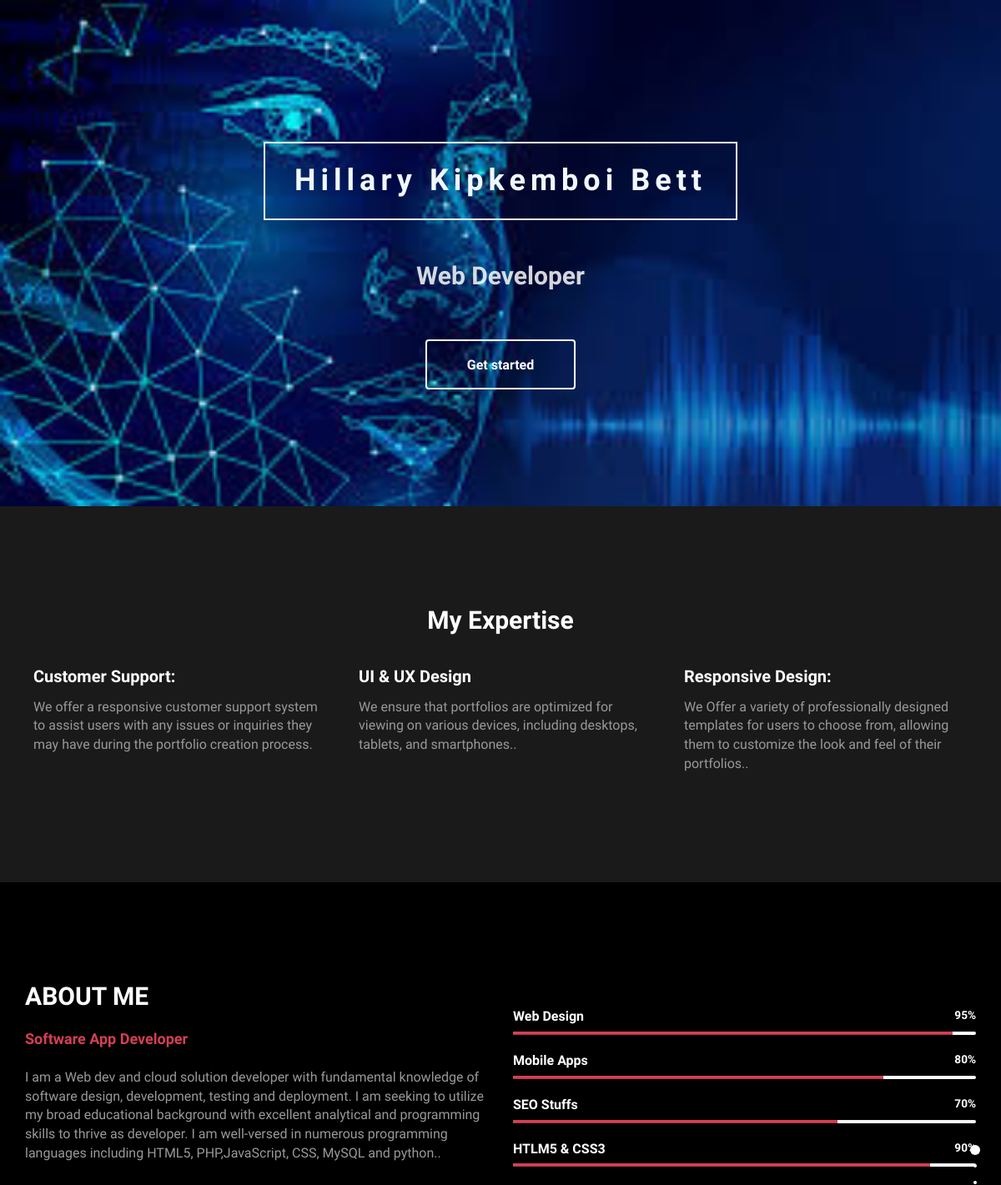
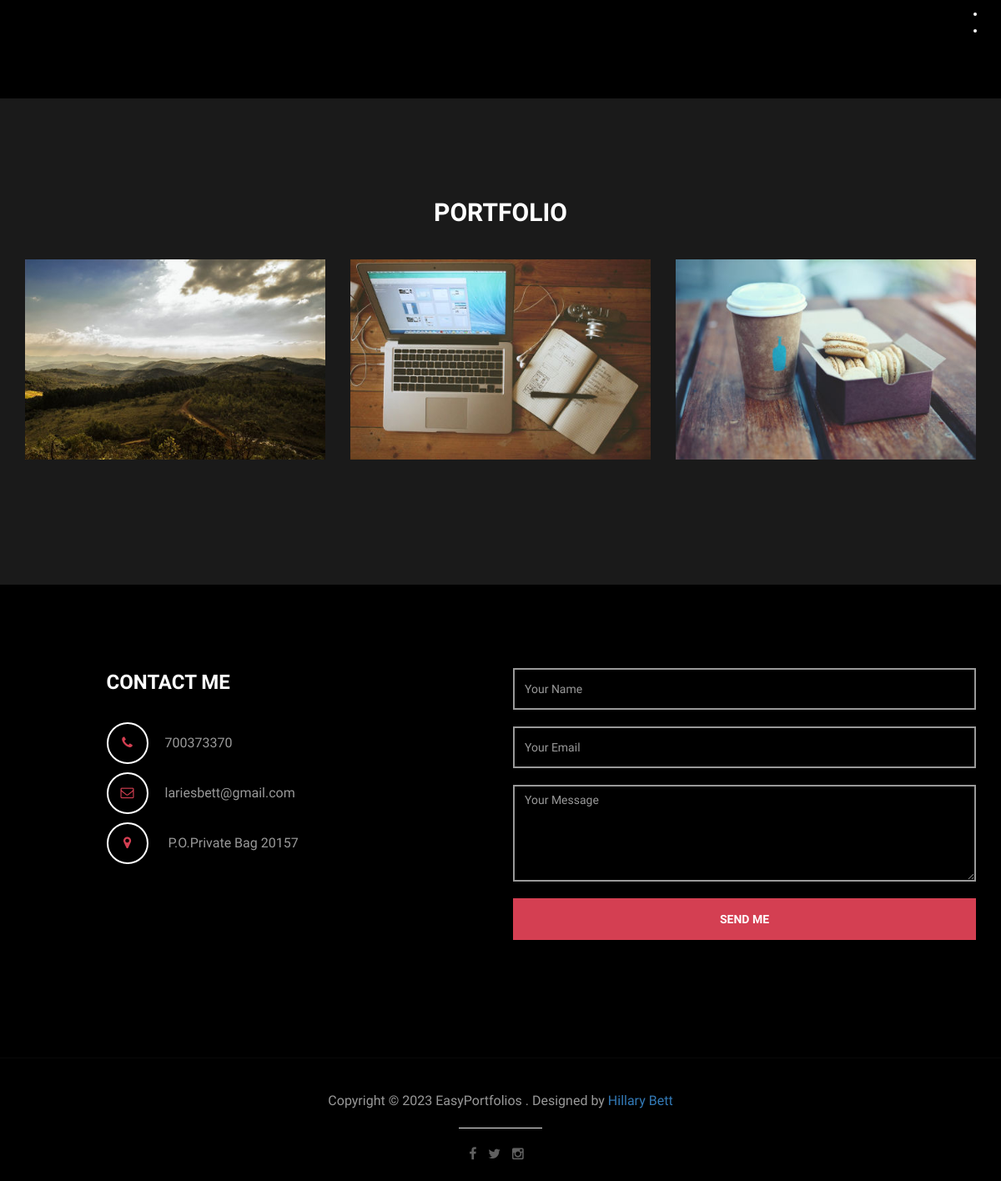
The app's page /portfolio with its own data (2 pictures, top to bottom).
### app/models.py (models this page shows, shortened)
class Detail(models.Model):
    id = models.IntegerField(primary_key=True)
    firstname = models.CharField(max_length=100)
    surname = models.CharField(max_length=100)
    lastname = models.CharField(max_length=100)
    skill1 = models.CharField(max_length=100)
    skill2 = models.CharField(max_length=100)
    skill3 = models.CharField(max_length=100)
    profile_img = models.ImageField(upload_to='uploads/profile/')
    background_img = models.ImageField(upload_to='uploads/background/')
    profession = models.CharField(max_length=100)
    overview = models.TextField()
    contact_number = models.IntegerField(default=0)
    email = models.EmailField(max_length=100)
    address = models.CharField(max_length=100)
    portfolio = models.CharField(max_length=100,unique=True)
    role1 = models.CharField(max_length=100)
    role1_info = models.TextField()
    role2 = models.CharField(max_length=100)
    role2_info = models.TextField()
    role3 = models.CharField(max_length=100)
    role3_info = models.TextField()

### app/views.py (the view)
# urls.py: path('portfolio', my_portfolio, name='portfolio'),
def my_portfolio(request):
    context = {}
    context["dataset"] = Detail.objects.all()
    return render(request, "resources/lavish/index.html", context)

### templates/resources/lavish/index.html (shortened to what this page needs)
{% load static %}
<!DOCTYPE html>
<html lang="en">
	<head>
		<link rel="stylesheet" href="{% static 'css/animate.min.css' %}">
		<link rel="stylesheet" href="{% static 'css/bootstrap.min.css' %} ">
		<link rel="stylesheet" href="{% static 'css/font-awesome.min.css' %}">
		<link rel="stylesheet" href="{% static 'css/jquery.fullPage.css' %}">
		<link rel="stylesheet" href="{% static 'css/templatemo-style.css' %}">
	</head>
	<body>
	<div id="fullpage">
        {% for data in dataset %}
		<div id="home" class="section">
			<div class="container">
				<div class="row">
					<div class="col-md-2"></div>
					<div class="col-md-8 wow fadeIn" data-wow-delay="0.9s">
						<h1>{{ data.firstname }}  {{ data.lastname }} {{ data.surname }}</h1>
						<h2 class="rotate">{{ data.skill1 }}, {{ data.skill2 }}, {{ data.skill3 }}</h2>
						<a href="#work" class="btn btn-default smoothScroll wow fadeInUp" data-wow-delay="1s">Get started</a>
					</div>
					<div class="col-md-2"></div>
				</div>
			</div>
		</div>
		<div id="work" class="section">
			<div class="container">
				<div class="row">
					<div class="col-md-12 wow bounce">
						<h2>My Expertise</h2>
					</div>
                </div>
                <div class="row">
					<div class="col-md-4 col-xs-11 wow fadeInUp" data-wow-delay="0.6s">
						<div class="media">
							<div class="media-object media-left">
							</div>
							<div class="media-body">
								<h3 class="media-heading">{{ data.role1 }}</h3>
								<p>{{ data.role1_info }}.</p>
							</div>
						</div>
					</div>
					<div class="col-md-4 col-xs-11 wow fadeInUp" data-wow-delay="0.6s">
						<div class="media">
							<div class="media-object media-left">
							</div>
							<div class="media-body">
								<h3 class="media-heading">{{ data.role2 }}</h3>
								<p>{{ data.role2_info }}.</p>
							</div>
						</div>
					</div>
					<div class="col-md-4 col-xs-11 wow fadeInUp" data-wow-delay="0.6s">
						<div class="media">
							<div class="media-object media-left">
							</div>
							<div class="media-body">
								<h3 class="media-heading">{{ data.role3 }}</h3>
								<p>{{ data.role3_info }}.</p>
							</div>
						</div>
					</div>
				</div>
			</div>
		</div>
		<div id="about" class="section">
			<div class="container">
				<div class="row">
					<div class="col-md-6 col-xs-11 wow fadeInLeft" data-wow-delay="0.9s">
						<h2>ABOUT ME</h2>
						<h4>{{ data.profession }}</h4>
						<p>{{ data.overview }}.</p>
					</div>
					<div class="col-md-6 col-xs-11 wow fadeInRight" data-wow-delay="0.9s">
						<span class="text-top">Web Design <small>95%</small></span>
							<div class="progress">
								<div class="progress-bar progress-bar-danger" role="progressbar" aria-valuenow="60" aria-valuemin="0" aria-valuemax="100" style="width: 95%;"></div>
							</div>
						<span>Mobile Apps <small>80%</small></span>
							<div class="progress">
								<div class="progress-bar progress-bar-danger" role="progressbar" aria-valuenow="80" aria-valuemin="0" aria-valuemax="100" style="width: 80%;"></div>
							</div>
						<span>SEO Stuffs <small>70%</small></span>
							<div class="progress">
								<div class="progress-bar progress-bar-danger" role="progressbar" aria-valuenow="60" aria-valuemin="0" aria-valuemax="100" style="width: 70%;"></div>
							</div>
						<span>HTLM5 &AMP; CSS3 <small>90%</small></span>
							<div class="progress">
								<div class="progress-bar progress-bar-danger" role="progressbar" aria-valuenow="60" aria-valuemin="0" aria-valuemax="100" style="width: 90%;"></div>
							</div>
					</div>
				</div>
			</div>
		</div>
		<div id="portfolio" class="section">
		<div class="container">
			<div class="row">
				<div class="col-md-12">
					<h2 class="wow bounce">PORTFOLIO</h2>
				</div>
				<div class="col-md-4 col-xs-6 wow fadeIn" data-wow-delay="0.6s">
					<div class="portfolio-thumb">
						<img src="{% static 'images/portfolio-img1.jpg' %}" class="img-responsive" alt="portfolio img">
					</div>
				</div>
				<div class="col-md-4 col-xs-6 wow fadeIn" data-wow-delay="0.6s">
					<div class="portfolio-thumb">
						<img src="{% static 'images/portfolio-img2.jpg' %}" class="img-responsive" alt="portfolio img">
					</div>
				</div>
				<div class="col-md-4 col-xs-6 wow fadeIn" data-wow-delay="0.6s">
					<div class="portfolio-thumb">
						<img src="{% static 'images/portfolio-img3.jpg' %}" class="img-responsive" alt="portfolio img">
					</div>
				</div>
			</div>
		</div>
	</div>
		<div id="contact" class="section">
			<div class="container">
				<div class="row">
					<div class="col-lg-5 col-lg-offset-1 col-md-6 wow fadeInUp" data-wow-delay="0.6s">
						<address>
							<p class="contact-title">CONTACT ME</p>
							<p><i class="fa fa-phone"></i>{{ data.contact_number }}</p>
							<p><i class="fa fa-envelope-o"></i>{{ data.email }}</p>
							<p><i class="fa fa-map-marker"></i> {{ data.address }}</p>
						</address>
					</div>
					<div class="col-lg-6 col-md-6 col-xs-10 wow fadeInUp" data-wow-delay="0.6s">
						<form role="form" method="post" action="#">
							<input name="name" type="text" class="form-control" id="name" placeholder="Your Name">
							<input name="email" type="email" class="form-control" id="email" placeholder="Your Email">
							<textarea name="message" rows="5" class="form-control" id="message" placeholder="Your Message"></textarea>
							<input name="send" type="submit" class="form-control" id="send" value="SEND ME">
						</form>
					</div>
					<div class="col-md-1 col-sm-1"></div>
				</div>
			</div>
		</div>
		<footer>
			<div class="container">
				<div class="row">
					<div class="col-md-12 wow fadeIn" data-wow-delay="0.9s">
						<p>Copyright &copy; 2023 EasyPortfolios
                        . Designed by <a rel="nofollow noopener" href="https://templatemo.com">{{ data.firstname }} {{ data.surname }}</a></p>
						<hr>
						<ul class="social-icon">
							<li><a href="#" class="fa fa-facebook"></a></li>
							<li><a href="#" class="fa fa-twitter"></a></li>
							<li><a href="#" class="fa fa-instagram"></a></li>
						</ul>
					</div>
				</div>
			</div>
		</footer>
	</div>
{% endfor %}
	</body>
</html>

### static/css/templatemo-style.css (style rules this page uses)
body { background: #000000; color: #999; font-family: 'Raleway', sans-serif; font-size: 16px; font-weight: 400; }
#home, #home .fp-slide, #home .fp-tableCell, #work, #work .fp-slide, #work .fp-tableCell, #about, #about .fp-slide, #about .fp-tableCell, #contact, #contact .fp-slide, #contact .fp-tableCell, #portfolio, #portfolio .fp-slide, #portfolio .fp-tableCell, footer, footer .fp-slide, footer .fp-tableCell { height: auto !important; }
h1,h2,h3,h4,h5 { color: #ffffff; font-weight: bold; }
#work, #about, #portfolio, #contact { padding-top: 100px; padding-bottom: 120px; }
#home { background: url('../images/images.jfif'); background-size: cover; background-repeat: no-repeat; padding-top: 120px; padding-bottom: 140px; text-align: center; }
#home h1 { border: 2px solid aliceblue; color: aliceblue; display: inline-block; letter-spacing: 6px; padding: 25px 35px; margin: 30px 0; }
#home h2 { padding-bottom: 10px; }
#home .btn { background: transparent; border: 2px solid #ffffff; color: #ffffff; font-size: 16px; font-weight: bold; width: 180px; height: 60px; margin-top: 40px; padding-top: 18px; transition: all 0.4s ease-in-out; }
#work { background: #1a1a1a; }
#work h2 { text-align: center; }
#work .media { margin-top: 30px; }
#work .media .media-heading { font-weight: 600; font-size: 20px; padding-bottom: 10px; }
#about h4 { padding: 15px 0; color: #D43F52; }
#about .progress { border-radius: 4px; background: #ffffff; height: 4px; }
#about .progress .progress-bar-danger { background: #D43F52; }
#about .text-top { padding-top: 50px; }
#about span { color: #ffffff; font-weight: bold; display: block; padding-bottom: 6px; }
#about small { font-weight: bold; float: right; }
#portfolio { background: #1a1a1a; text-align: center; }
#portfolio h2 { padding-bottom: 30px; }
#portfolio .portfolio-thumb { overflow: hidden; position: relative; margin-bottom: 30px; }
#contact address { padding-bottom: 18px; }
#contact .contact-title { font-size: 24px; font-weight: bold; padding-bottom: 20px; color: #ffffff; }
#contact .fa { border: 2px solid #ffffff; border-radius: 50%; color: #D43F52; width: 50px; height: 50px; line-height: 45px; text-align: center; margin-right: 20px; }
#contact .form-control { background: transparent; border: 2px solid #999; border-radius: 0; box-shadow: none; color: #ffffff; margin-bottom: 20px; }
#contact input { height: 50px; }
#contact input[type="submit"] { background: #D43F52; border: 2px solid transparent; color: #ffffff; font-weight: bold; transition: all 0.4s ease-in-out; }
footer { border-top: 1px solid #090909; text-align: center; padding-top: 40px; padding-bottom: 20px; }
footer hr { width: 100px; }
.social-icon { position: relative; padding: 0; margin: 0; }
.social-icon li { display: inline-block; list-style: none; }
.social-icon li a { border-radius: 50%; color: #606060; text-decoration: none; transition: all 0.4s ease-in-out; text-align: center; margin-right: 10px; }

### records on screen
Detail: firstname "Hillary", lastname "Kipkemboi", surname "Bett", role1 "Customer Support:", role1_info "We offer a responsive customer support system to assist users with any issues or inquiries they may have during the portfolio creation process", role2 "UI & UX Design", role2_info "We ensure that portfolios are optimized for viewing on various devices, including desktops, tablets, and smartphones.", role3 "Responsive Design:", role3_info "We Offer a variety of professionally designed templates for users to choose from, allowing them to customize the look and feel of their portfolios.", profession "Software App Developer", overview "I am a Web dev and cloud solution developer with fundamental knowledge of software design, development, testing and deployment. I am seeking to utilize my broad educational background with excellent analytical and programming skills to thrive as developer. I am well-versed in numerous programming languages including HTML5, PHP,JavaScript, CSS, MySQL and python.", contact_number "700373370", email "lariesbett@gmail.com", address "P.O.Private Bag 20157"
